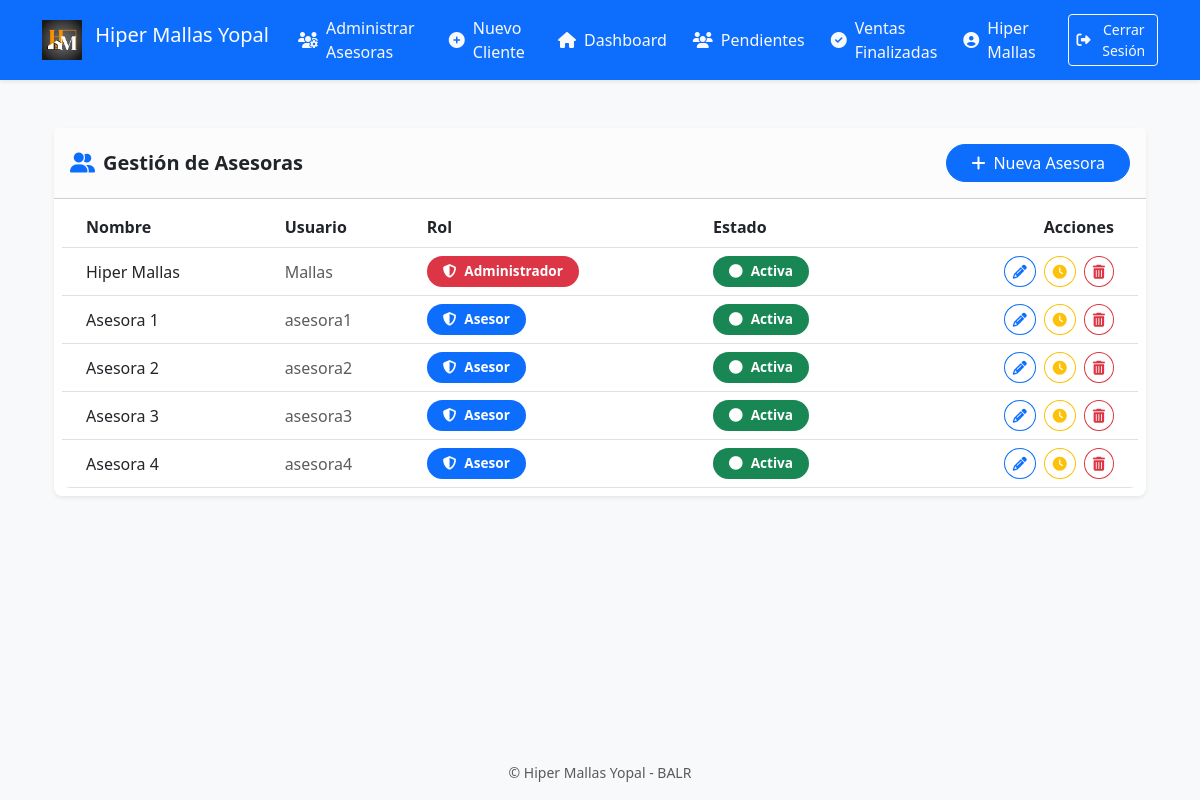
The page /admin/asesoras (signed in) on the database its author committed.
### app.py (models this page shows)
class Asesora(UserMixin, db.Model):
    id = db.Column(db.Integer, primary_key=True)
    nombre = db.Column(db.String(100), nullable=False)
    usuario = db.Column(db.String(50), unique=True, nullable=False)
    contraseña = db.Column(db.String(200), nullable=False)
    es_admin = db.Column(db.Boolean, default=False)
    role = db.Column(db.String(20), default='asesora')
    clientes = db.relationship('Cliente', backref='asesora', lazy=True)
    activa = db.Column(db.Boolean, default=True)  # <- Campo agregado
    permiso_temporal = db.Column(db.Boolean, default=False)
    permiso_inicio = db.Column(db.DateTime)
    permiso_duracion = db.Column(db.Integer)

### app.py (the view)
@app.route('/admin/asesoras')
@login_required
def admin_asesoras():
    if not current_user.es_admin:
        flash('Acceso restringido', 'danger')
        return redirect(url_for('dashboard'))
    return render_template('admin/asesoras.html', asesoras=Asesora.query.all())

### app.py (called while the page is built)
@app.before_request
def check_temporal_permissions():
    if current_user.is_authenticated and current_user.permiso_temporal:
        tiempo_transcurrido = (datetime.utcnow() - current_user.permiso_inicio).seconds
        if tiempo_transcurrido > current_user.permiso_duracion * 60:
            current_user.permiso_temporal = False
            db.session.commit()

@login_manager.user_loader
def load_user(user_id):
    return Asesora.query.get(int(user_id))

### templates/admin/asesoras.html (shortened to what this page needs)
{% extends "base.html" %}
{% block content %}
<div class="container mt-4">
    <div class="card border-0 shadow-sm rounded-3">
        <div class="card-header bg-light-subtle d-flex justify-content-between align-items-center py-3">
            <h5 class="mb-0 text-dark fw-semibold">
                <i class="fas fa-user-friends me-2 text-primary"></i>Gestión de Asesoras
            </h5>
            {% if current_user.es_admin %}
            <a href="{{ url_for('nueva_asesora') }}" class="btn btn-primary rounded-pill px-4">
                <i class="fas fa-plus me-2"></i>Nueva Asesora
            </a>
            {% endif %}
        </div>
        <div class="card-body p-2">
            <div class="table-responsive rounded-3">
                <table class="table align-middle mb-0">
                    <thead class="bg-light-subtle">
                        <tr>
                            <th class="ps-4 text-dark">Nombre</th>
                            <th class="text-dark">Usuario</th>
                            <th class="text-dark">Rol</th>
                            <th class="text-dark">Estado</th>
                            <th class="text-end pe-4 text-dark">Acciones</th>
                        </tr>
                    </thead>
                    <tbody>
                        {% for asesora in asesoras %}
                        <tr class="hover-shadow">
                            <td class="ps-4 text-dark">{{ asesora.nombre }}</td>
                            <td class="text-body-secondary">{{ asesora.usuario }}</td>
                            <td>
                                <span class="badge rounded-pill {% if asesora.es_admin %}bg-danger{% else %}bg-primary{% endif %} py-2 px-3 text-white">
                                    <i class="fas fa-shield-alt me-2"></i>{{ 'Administrador' if asesora.es_admin else 'Asesor' }}
                                </span>
                            </td>
                            <td>
                                <span class="badge rounded-pill {% if asesora.activa %}bg-success{% else %}bg-secondary{% endif %} py-2 px-3 text-white">
                                    <i class="fas fa-circle me-2 small-icon"></i>{{ 'Activa' if asesora.activa else 'Inactiva' }}
                                </span>
                            </td>
                            <td class="text-end pe-4">
                                <div class="d-flex gap-2 justify-content-end">
                                    <a href="{{ url_for('editar_asesora', id=asesora.id) }}"
                                       class="btn btn-icon rounded-circle btn-outline-primary btn-sm"
                                       data-bs-toggle="tooltip"
                                       title="Editar">
                                        <i class="fas fa-pencil-alt"></i>
                                    </a>
                                    {% if current_user.es_admin %}
                                    <form action="{{ url_for('activar_permisos', id=asesora.id) }}" method="POST">
                                        <button type="submit"
                                                class="btn btn-icon rounded-circle btn-outline-warning btn-sm"
                                                data-bs-toggle="tooltip"
                                                title="Activar permisos temporales">
                                            <i class="fas fa-clock"></i>
                                        </button>
                                    </form>
                                    <button type="button"
                                            class="btn btn-icon rounded-circle btn-outline-danger btn-sm"
                                            data-bs-toggle="modal"
                                            data-bs-target="#confirmDelete{{ asesora.id }}"
                                            title="Eliminar">
                                        <i class="fas fa-trash-alt"></i>
                                    </button>
                                    {% endif %}
                                </div>
                            </td>
                        </tr>
                        {% endfor %}
                    </tbody>
                </table>
            </div>
        </div>
    </div>
</div>
{% endblock %}

### templates/base.html (shortened to what this page needs)
<!DOCTYPE html>
<html lang="es" data-bs-theme="light">
<head>
    <link href="https://cdn.jsdelivr.net/npm/bootstrap@5.3.0/dist/css/bootstrap.min.css" rel="stylesheet">
    <link rel="stylesheet" href="https://cdnjs.cloudflare.com/ajax/libs/font-awesome/6.4.0/css/all.min.css">
    <link rel="stylesheet" href="{{ url_for('static', filename='css/styles.css') }}">
    <link rel="stylesheet" href="https://cdnjs.cloudflare.com/ajax/libs/font-awesome/6.4.0/css/all.min.css">
</head>
<body class="d-flex flex-column min-vh-100">
    <nav class="navbar navbar-expand-lg navbar-dark bg-primary shadow-sm">
        <div class="container">
            <a class="navbar-brand" href="{{ url_for('dashboard') }}">
                <img src="{{ url_for('static', filename='img/logo.png') }}"
                     alt="Logo HiperMallas"
                     class="d-inline-block align-top"
                     style="height: 40px;">
                <span class="ms-2 d-none d-md-inline">Hiper Mallas Yopal</span>
            </a>
<div class="collapse navbar-collapse" id="mainNav">
    <ul class="navbar-nav ms-auto align-items-center">
        {% if current_user.is_authenticated and current_user.es_admin %}
        <li class="nav-item">
            <a class="nav-link d-flex align-items-center" href="{{ url_for('admin_asesoras') }}">
                <i class="fas fa-users-cog me-2"></i> Administrar Asesoras
            </a>
        </li>
        {% endif %}
        {% if current_user.is_authenticated %}
        <li class="nav-item">
            <a class="nav-link d-flex align-items-center" href="{{ url_for('index') }}">
                <i class="fas fa-plus-circle me-2"></i> Nuevo Cliente
            </a>
        </li>
        <li class="nav-item">
            <a class="nav-link d-flex align-items-center" href="{{ url_for('dashboard') }}">
                <i class="fas fa-home me-2"></i> Dashboard
            </a>
        </li>
        <li class="nav-item">
            <a class="nav-link d-flex align-items-center" href="{{ url_for('clientes') }}">
                <i class="fas fa-users me-2"></i> Pendientes
            </a>
        </li>
        <li class="nav-item">
            <a class="nav-link d-flex align-items-center" href="{{ url_for('ventas_finalizadas') }}">
                <i class="fas fa-check-circle me-2"></i> Ventas Finalizadas
            </a>
        </li>
            <a class="nav-link d-flex align-items-center">
        <i class="fas fa-user-circle me-2"></i> {{ current_user.nombre }}
            </a>
        {% endif %}
        {% if current_user.is_authenticated %}
        <li class="nav-item ms-2">
            <a class="btn btn-outline-light btn-sm d-flex align-items-center" href="{{ url_for('logout') }}">
                <i class="fas fa-sign-out-alt me-2"></i> Cerrar Sesión
            </a>
        </li>
        {% endif %}
    </ul>
</div>
        </div>
    </nav>
    <main class="container flex-grow-1 mt-4">
        {% block content %}{% endblock %}
    </main>
    <footer class="mt-auto bg-light py-3">
        <div class="container text-center">
            <div class="text-muted">
                <small>
                    &copy; Hiper Mallas Yopal - BALR<br>
                </small>
            </div>
        </div>
    </footer>
</body>
</html>

### static/css/styles.css (style rules this page uses)
:root { --primary-color: #2c3e50; --secondary-color: #3498db; }
body { background-color: #f8f9fa; display: flex; min-height: 100vh; }
.nav-link { color: #f8f9fa; transition: all 0.3s; border-radius: 8px; margin: 5px 0; }
.card { border: none; border-radius: 15px; box-shadow: 0 0 15px rgba(0,0,0,0.1); transition: transform 0.3s; }
.table-responsive { border-radius: 10px; overflow-x: auto; -webkit-overflow-scrolling: touch; }
.table thead { background-color: var(--primary-color); color: white; }
.nav-link { transition: all 0.3s ease; border-radius: 5px; margin: 0 5px; }
body { display: flex; flex-direction: column; min-height: 100vh; }
.badge { font-size: 0.85em; padding: 0.5em 0.75em; }
.table th { font-weight: 600; color: #2c3e50; }

### rows shown on the page
Asesora: nombre "Hiper Mallas", usuario "Mallas", es_admin "Administrador", activa "Activa"
Asesora: nombre "Asesora 1", usuario "asesora1", es_admin "Asesor", activa "Activa"
Asesora: nombre "Asesora 2", usuario "asesora2", es_admin "Asesor", activa "Activa"
Asesora: nombre "Asesora 3", usuario "asesora3", es_admin "Asesor", activa "Activa"
Asesora: nombre "Asesora 4", usuario "asesora4", es_admin "Asesor", activa "Activa"
